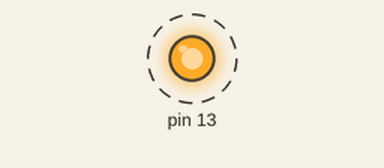
Recording of a sketch running on a simulated Arduino Uno, built with avr-gcc and run on an emulated ATmega328P. Parts: output pins drawn as LEDs (lit = HIGH). Dashed ring = blinking.

Above: at 0.03 s.
Timing chart, 0 to 3.0 s (numbered marks = the images above):
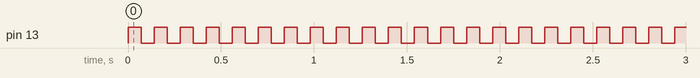

Measured:
- by itself, pin 13: alternates HIGH for 0.07 s and LOW for 0.07 s

The sketch:

1._Digital_LED_Blink_Arduino.ino
```cpp
/*
This Arduino program makes an LED blink on pin 13. In the setup(), it configures the pin as output, and in
the loop(), it turns the LED on and off every 70 milliseconds in a continuous cycle. The pin is defined as
digital because it can only have two possible states: 1 (on) and 0 (off).
*/

/*
Required Materials:
  Computer
  Arduino IDE
  Arduino Uno board
  USB power cable
*/

void setup() {
  pinMode(13,OUTPUT);
}


void loop() {
  digitalWrite(13,HIGH);
  delay(70);
  digitalWrite(13, LOW);
  delay(70);

}
```
